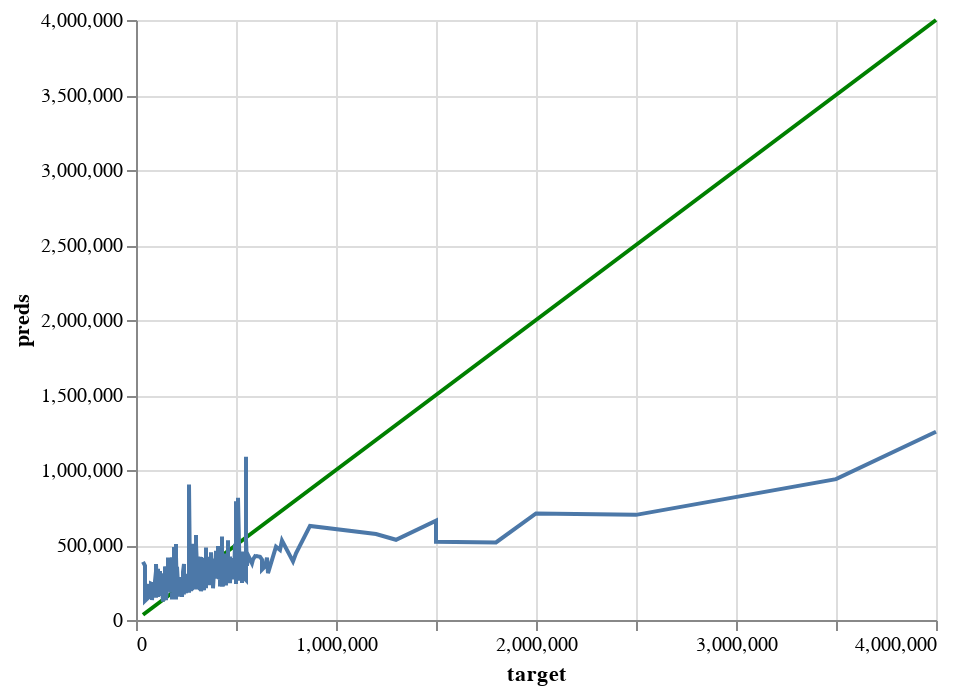

Notebook source saved alongside this figure:
### Code cell
perfect_val = alt.Chart(pd.DataFrame({'target': y_val, 'preds': y_val})).mark_line(color='green').encode(
    x='target',
    y='preds'
)

pred_chart_val = alt.Chart(pd.DataFrame({'target': y_val, 'preds': y_val_pred})).mark_line().encode(
    x='target',
    y='preds'
  )

perfect_val + pred_chart_val

### Figure 1 — Vega-Lite specification as saved in the notebook (floating-point values rounded to 4 significant figures; data arrays with more than 128 entries replaced by an {"elided": "..."} marker saying what was removed)
{"config": {"view": {"continuousWidth": 400, "continuousHeight": 300}}, "layer": [{"data": {"name": "data-bda3efe772ce53aa6041c607a9731a35"}, "mark": {"type": "line", "color": "green"}, "encoding": {"x": {"field": "target", "type": "quantitative"}, "y": {"field": "preds", "type": "quantitative"}}}, {"data": {"name": "data-d362d13270cf8df32fe363c8f11e9b42"}, "mark": "line", "encoding": {"x": {"field": "target", "type": "quantitative"}, "y": {"field": "preds", "type": "quantitative"}}}], "$schema": "https://vega.github.io/schema/vega-lite/v4.17.0.json", "datasets": {"data-bda3efe772ce53aa6041c607a9731a35": {"elided": "599 records"}, "data-d362d13270cf8df32fe363c8f11e9b42": {"elided": "599 records"}}}
